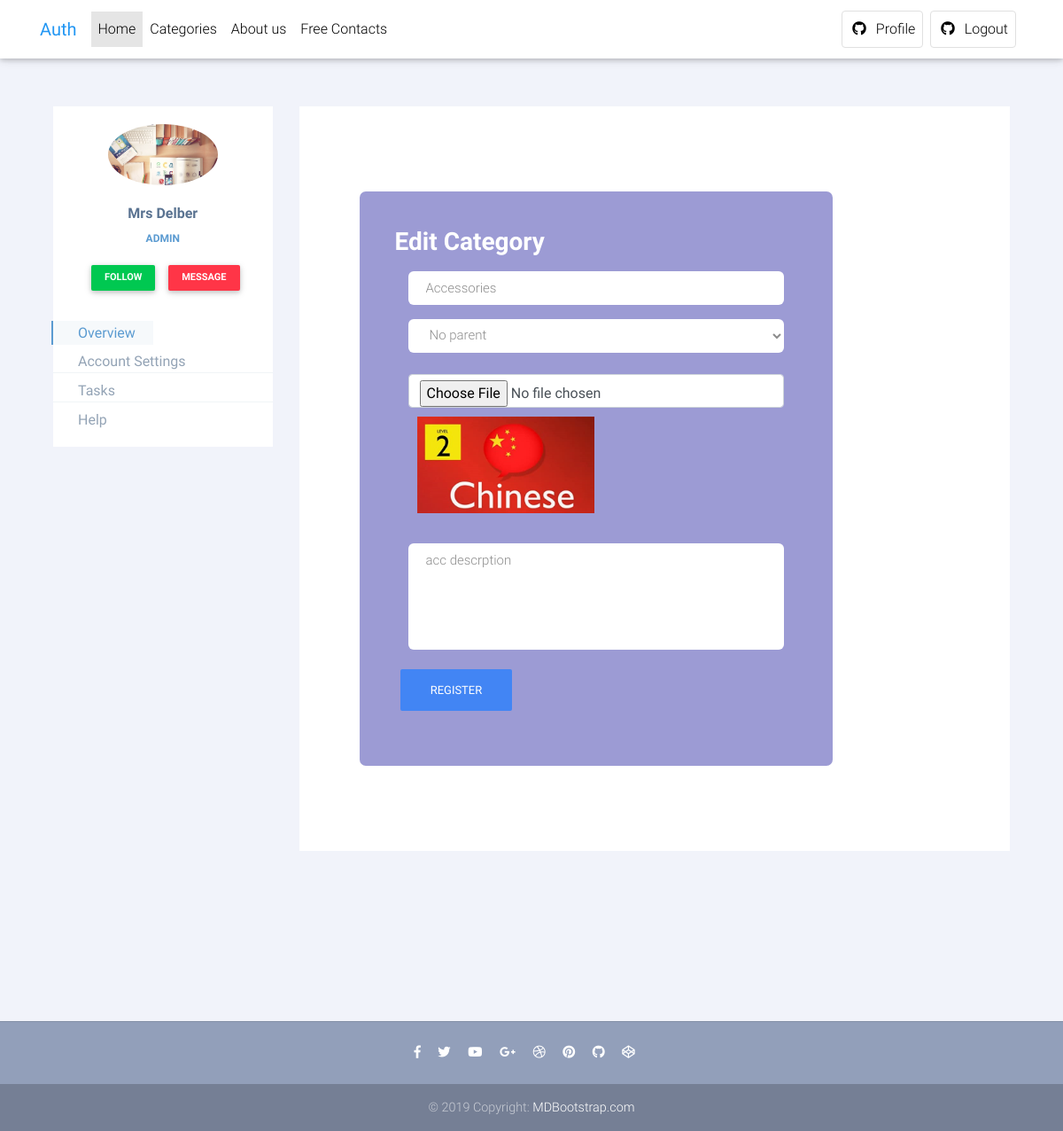
/profile?view=add_category&id=1 (signed in), run on the app's committed database.
### tables this page shows
CREATE TABLE `users` (
  `ID` int(11) NOT NULL,
  `email` varchar(52) NOT NULL,
  `name` varchar(64) NOT NULL,
  `password` varchar(255) NOT NULL,
  `mobile` varchar(14) NOT NULL,
  `created_at` date NOT NULL,
  `created_by` int(5) DEFAULT NULL,
  `role` enum('user','admin','super-admin') DEFAULT NULL,
  `image` varchar(255) NOT NULL
);

CREATE TABLE `category` (
  `ID` int(11) NOT NULL,
  `name` varchar(32) NOT NULL,
  `parent` int(11) DEFAULT '0',
  `description` text NOT NULL,
  `image` varchar(255) NOT NULL
);

### classes/user.php (called while the page is built, shortened)
<?php
Class User Extends Template{
    private $id ,$role;
    public function __construct($id = 0 ){
        if ($id) {
            $pdo1 = new PDO(Dns, Dbuser, Dbpassword);
            $stmt = $pdo1->prepare("select * from users where ID = '".$id."'");
            $stmt->execute();
            $array_of_args =   $stmt->fetch(\PDO::FETCH_ASSOC);
        } else return ;
        $this->name     = $array_of_args['name'];
        $this->role     = $array_of_args['role'];
        $this->image    = $this->get_image($array_of_args['image']);
    }
    public function get_image($image){
        return is_file($_SERVER['DOCUMENT_ROOT'].'/Auth/uploads/'.$image)? '../Auth/uploads/'.$image
                :'https://cdn2.iconfinder.com/data/icons/avatars-99/62/avatar-370-456322-512.png';
    }
    public function get_role(){
        return $this->role;
    }
}

### layouts/profile/add_category.php (the view, shortened to what this page needs)
<?php
$editUser = array();
if (isset($_GET['id'])){
   $user_id = $_GET['id'];
    if ( get_user_role() == 'super-admin' || get_user_role() == 'admin'  ){
         $query = "select * from category where ID = '".$user_id."'";
         $res = mysqli_query($con ,$query);
         if ($res->num_rows == 0) {
            echo 'No category By That ID';
            die ;
         }  else
                 $editUser = mysqli_fetch_assoc($res);
    }
}
?>
<div class="form-body">
     <div class="row">
         <div class="form-holder">
             <div class="form-content">
                 <div class="form-items">
                     <h3>
                        <?=isset($editUser['ID'])?'Edit Category ':'Add New Category'?>
                     </h3>
                     <form class="create-category" novalidate action="./actions/add_customer.php"
                           method="post" enctype="multipart/form-data">
                         <div class="col-md-12">
                            <input class="form-control" type="text" name="name" placeholder="Category Name"
                                   value="<?=(isset($editUser['name']))?$editUser['name']:''?>" required>
                         </div>
                         <div class="col-md-12">
                             <select class="form-control form-select mt-3" name ="parent" required>
                                   <option value="null"
                                        <?=(isset($editUser['parent']) && $editUser['parent'] =='null')?'selected':''?>>No parent</option>
                             </select>
                        </div>
                        <br>
                         <div class="col-md-12">
                            <input class="form-control" type="file" name="image" placeholder="Image"
                                   required>
                            <?php if (isset($editUser['image'])) { ?>
                            <img src="<?='../Auth/uploads/'.$editUser['image']?>" style=" margin: 10px; width: 200px; height: auto; ">
                            <?php } ?>
                         </div>
                         <br>
                         <div class="col-md-12">
                             <textarea class="form-control"  name="description" placeholder="category Description"
                             ><?=(isset($editUser['description']))?$editUser['description']:''?></textarea>
                         </div>
                         <div class="form-button mt-3">
                             <button id="submit" type="submit" class="btn btn-primary">Register</button>
                         </div>
                     </form>
                 </div>
             </div>
         </div>
     </div>
 </div>

### profile.php (shortened to what this page needs)
<?php
require_once($_SERVER['DOCUMENT_ROOT'].'/Auth/classes/user.php');
$current_user = new User($_SESSION['user']);
?>
<?php require('./layouts/header.php') ?>
<div class="container">
    <div class="row profile">
		<div class="col-md-3">
			<div class="profile-sidebar">
				<div class="profile-userpic">
                    <img src="<?=$current_user->image?>" class="img-responsive" alt="">
				</div>
				<div class="profile-usertitle">
					<div class="profile-usertitle-name">
						<?=$current_user->name?>
					</div>
					<div class="profile-usertitle-job">
						<?=$current_user->get_role()?>
					</div>
				</div>
				<div class="profile-userbuttons">
					<button type="button" class="btn btn-success btn-sm">Follow</button>
					<button type="button" class="btn btn-danger btn-sm">Message</button>
				</div>
				<div class="profile-usermenu">
					<ul class="nav">
						<li class="active">
							<a href="#">
							Overview </a>
						</li>
						<li>
							<a href="#">
							Account Settings </a>
						</li>
						<li>
							<a href="#" target="_blank">
							Tasks </a>
						</li>
						<li>
							<a href="#">
							Help </a>
						</li>
					</ul>
				</div>
			</div>
		</div>
		<div class="col-md-9">
            <div class="profile-content">
                    <?php
                    if (isset($_GET['view']) )
                        if (is_file('./layouts/profile/'.$_GET['view'].'.php'))
                            include ('./layouts/profile/'.$_GET['view'].'.php');
                        else echo 'File Not Exist';
                    else include ('./layouts/profile/content.php');
                    ?>
            </div>
		</div>
	</div>
</div>
<br>
<br>
<?php require('./layouts/footer.php') ?>

### assets/style.css (style rules this page uses)
body { background: #F1F3FA; }
.profile { margin: 120px 0; }
.profile-sidebar { padding: 20px 0 10px 0; background: #fff; }
.profile-userpic img { float: none; margin: 0 auto; width: 50%; height: auto; -webkit-border-radius: 50% !important; -moz-border-radius: 50% !important; border-radius: 50% !important; display: block; }
.profile-usermenu ul { display: block; }
.profile-usertitle { text-align: center; margin-top: 20px; }
.profile-usertitle-name { color: #5a7391; font-size: 16px; font-weight: 600; margin-bottom: 7px; }
.profile-usertitle-job { text-transform: uppercase; color: #5b9bd1; font-size: 12px; font-weight: 600; margin-bottom: 15px; }
.profile-userbuttons { text-align: center; margin-top: 10px; }
.profile-userbuttons .btn { text-transform: uppercase; font-size: 11px; font-weight: 600; padding: 6px 15px; margin-right: 5px; }
.profile-userbuttons .btn:last-child { margin-right: 0px; }
.profile-usermenu { margin-top: 30px; }
.profile-usermenu ul li { border-bottom: 1px solid #f0f4f7; margin: 8px 0; }
.profile-usermenu ul li:last-child { border-bottom: none; }
.profile-usermenu ul li a { color: #93a3b5; font-size: 16px; font-weight: 400; padding: 4px 20px; }
.profile-usermenu ul li.active { border-bottom: none; }
.profile-usermenu ul li.active a { color: #5b9bd1; background-color: #f6f9fb; border-left: 2px solid #5b9bd1; margin-left: -2px; }
.profile-content { padding: 20px; background: #fff; min-height: 460px; height: 100%; }

### layouts/header.php (style rules this page uses)
html, body, header, .carousel { height: 60vh; }

### layouts/profile/add_category.php (style rules this page uses)
.form-holder { display: flex; flex-direction: column; justify-content: center; align-items: center; text-align: center; min-height: 100vh; }
.form-holder .form-content { position: relative; text-align: center; display: -webkit-box; display: -moz-box; display: -ms-flexbox; display: -webkit-flex; display: flex; -webkit-justify-content: center; justify-content: center; -webkit-align-items: center; align-items: center; padding: 60px; }
.form-content .form-items { border: 3px solid #fff; padding: 40px; display: inline-block; width: 100%; min-width: 540px; -webkit-border-radius: 10px; -moz-border-radius: 10px; border-radius: 10px; text-align: left; -webkit-transition: all 0.4s ease; transition: all 0.4s ease; }
.form-content h3 { color: #fff; text-align: left; font-size: 28px; font-weight: 600; margin-bottom: 5px; }
.form-items { background: #9C9BD4; }
.form-content input[type=text], .form-content input[type=password], .form-content input[type=email], .form-content select { width: 100%; padding: 9px 20px; text-align: left; border: 0; outline: 0; border-radius: 6px; background-color: #fff; font-size: 15px; font-weight: 300; color: #8D8D8D; -webkit-transition: all 0.3s ease; transition: all 0.3s ease; margin-top: 16px; }
.btn-primary { background-color: #6C757D; outline: none; border: 0px; box-shadow: none; }
.form-content textarea { position: static !important; width: 100%; padding: 8px 20px; border-radius: 6px; text-align: left; background-color: #fff; border: 0; font-size: 15px; font-weight: 300; color: #8D8D8D; outline: none; resize: none; height: 120px; -webkit-transition: none; transition: none; margin-bottom: 14px; }

### data on the page
users: image (picture), name "Mrs Delber", role "ADMIN"
category: name "Accessories", image (picture), description "acc descrption"
